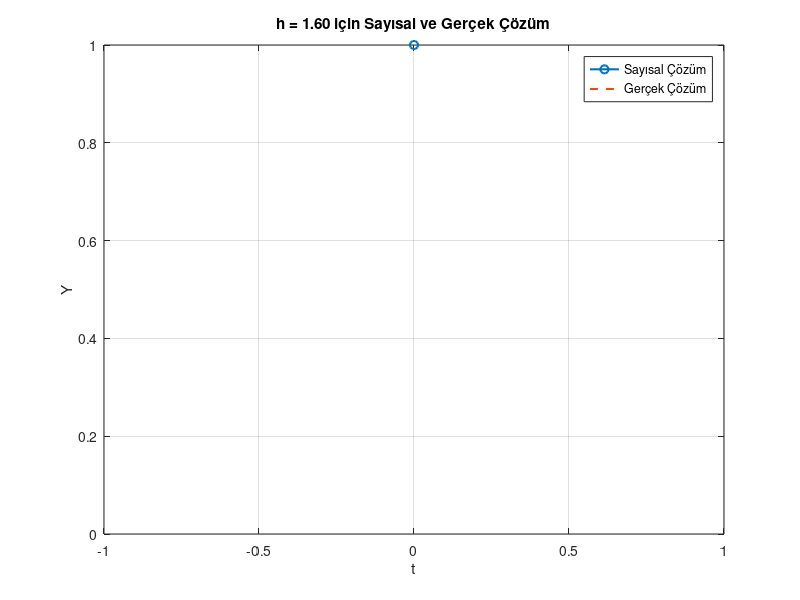
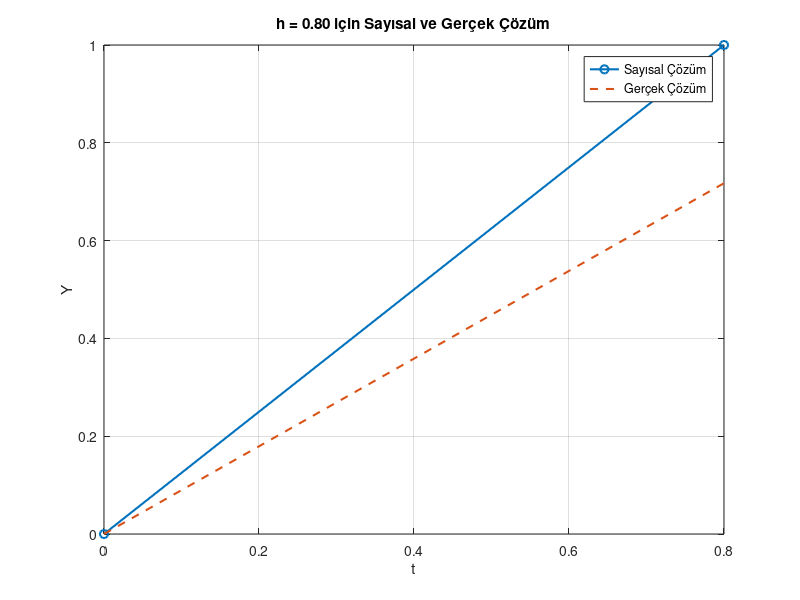
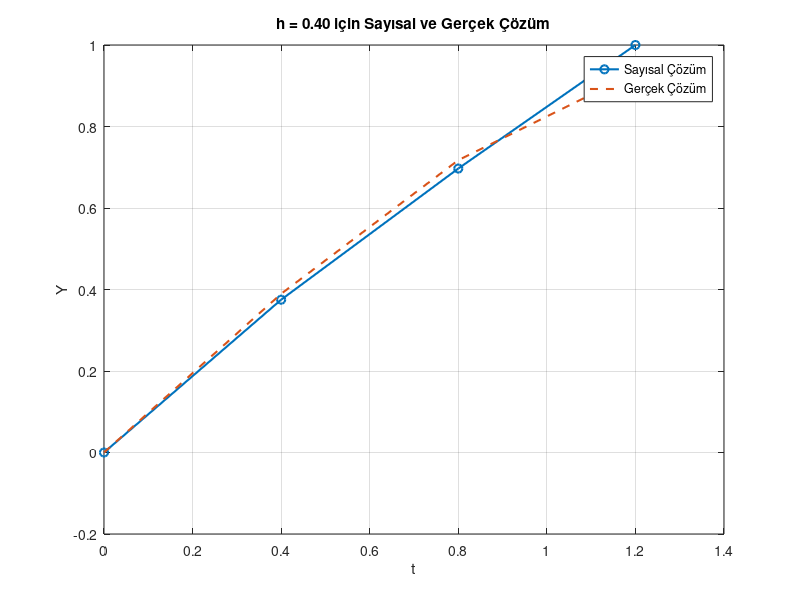

Write MATLAB code to recreate these figures, in order.
function compare_numerical_exact()
    % Adım boyutları
    h_values = [1.6, 0.8, 0.4];
    
    for h_idx = 1:length(h_values)
        h = h_values(h_idx);
        
        % Ağ noktaları
        t = 0:h:pi/2;
        N = length(t);
        
        % Matris ve sağ taraf vektörü
        A = zeros(N, N);
        b = zeros(N, 1);
        
        % Sınır koşulları
        A(1, 1) = 1;
        b(1) = 0;
        A(N, N) = 1;
        b(N) = 1;
        
        % İç noktalar için denklemler
        for i = 2:N-1
            A(i, i-1) = 1/h^2 + 3/(2*h);
            A(i, i) = -2/h^2 +1;
            A(i, i+1) = 1/h^2 - 3/(2*h) +1;
            b(i) = -3*cos(t(i))/2 - 3*cos(t(i+1))/2 + sin(t(i))/2 + sin(t(i+1))/2;
        end

        
        % Lineer sistemi çöz
        Y = A\b;
        
        % Analitik çözüm
        Y_exact = sin(t);
        
        % Grafik çizme
        figure;
        plot(t, Y, 'o-', 'LineWidth', 1.5, 'DisplayName', 'Sayısal Çözüm');
        hold on;
        plot(t, Y_exact, '--', 'LineWidth', 1.5, 'DisplayName', 'Gerçek Çözüm');
        hold off;
        
        title(sprintf('h = %.2f için Sayısal ve Gerçek Çözüm', h));
        xlabel('t');
        ylabel('Y');
        legend;
        grid on;
    end
end
